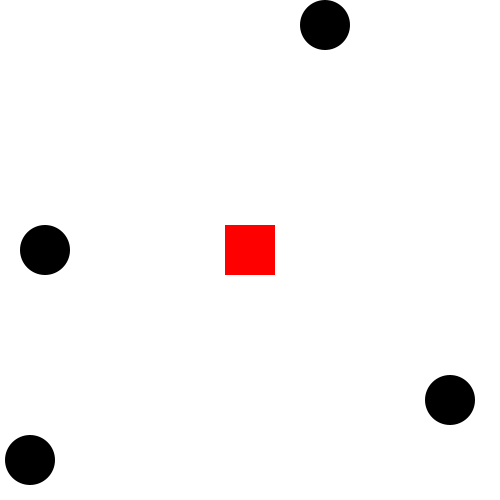
Frame 1 (no input)
Frame 60 (the mouse pressed at the canvas centre just before this capture): identical to frame 1, image omitted
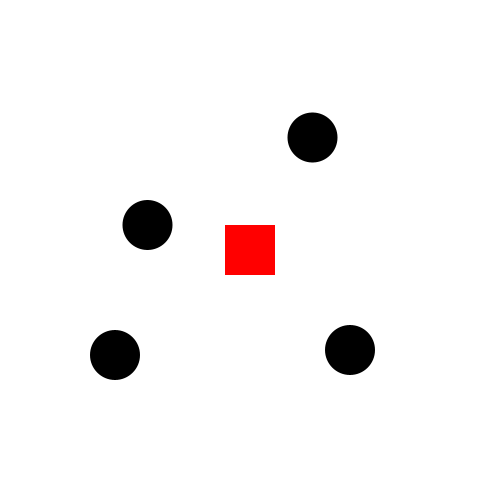
Frame 120 (the mouse held since frame 60 and released just before this capture)

The Processing sketch that drew these frames (run headless with seeded random() and noise(); from frame 60 on, the mouse is pressed at the canvas centre):

// Processing sketch: processing_129162
// ── processing_129162.pde

void setup()
{
  size(500,500);
  background(255);
}

void draw()
{
  background(255);
  float Kreisex = map (mouseX, 0, 500, 0, 250);
  float Kreisey = map (mouseY,0,500,0,250);
  fill(255,0,0);
  noStroke();
  rect(225,225,50,50);
  fill(0);
  ellipse(45+Kreisex/1.2195122,250-Kreisey/5,50,50);
  ellipse(325-Kreisex/10,25+Kreisey/1.11111,50,50);
  ellipse(450-Kreisex/1.25,400-Kreisey/2.5,50,50);
  ellipse(30+Kreisex/1.47058824,460-Kreisey/1.19047619,50,50);
}
